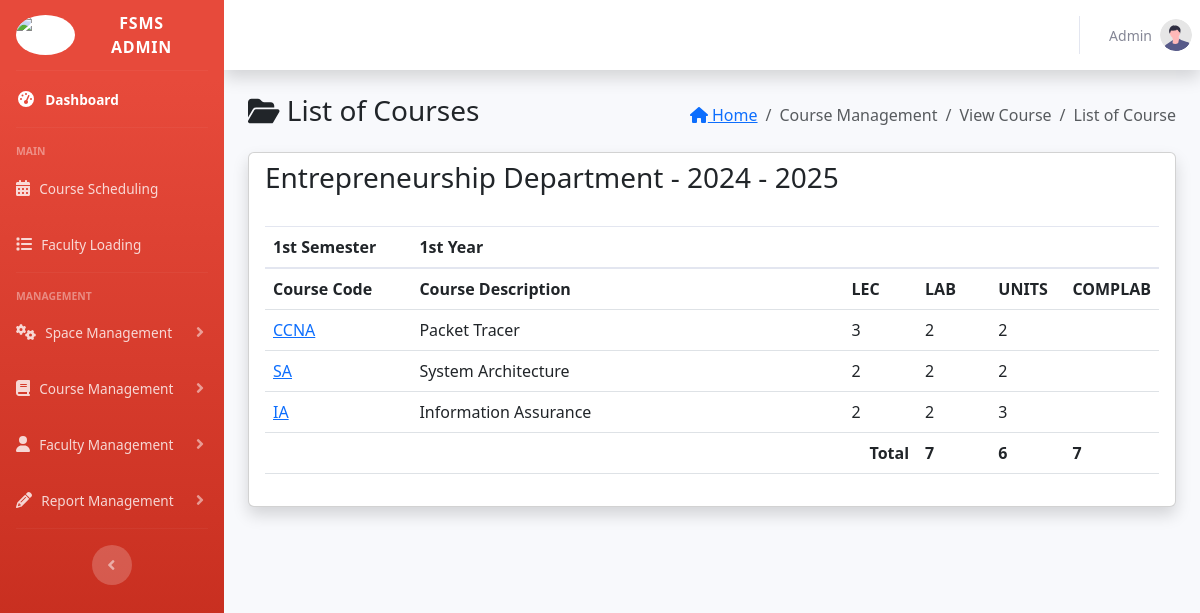
The app's page /admin/index.php?page=list_course&program_code=ENTREP Dept&year=2024 (signed in) with its own data.
### tables this page shows
CREATE TABLE `program` (
  `id` int(30) NOT NULL,
  `program_name` varchar(250) NOT NULL,
  `program_code` varchar(100) NOT NULL,
  `created_at` timestamp NOT NULL DEFAULT current_timestamp(),
  `updated_at` timestamp NOT NULL DEFAULT current_timestamp() ON UPDATE current_timestamp()
);

CREATE TABLE `courses` (
  `id` int(30) NOT NULL,
  `course_code` varchar(100) NOT NULL,
  `course_name` varchar(255) NOT NULL,
  `program_id` int(30) NOT NULL,
  `year` varchar(100) NOT NULL,
  `level` varchar(255) NOT NULL,
  `period` varchar(255) NOT NULL,
  `hours` float NOT NULL,
  `units` float DEFAULT NULL,
  `lec` float DEFAULT NULL,
  `lab` float DEFAULT NULL,
  `is_comlab` float NOT NULL,
  `created_at` timestamp NOT NULL DEFAULT current_timestamp() ON UPDATE current_timestamp(),
  `updated_at` timestamp NOT NULL DEFAULT current_timestamp()
);

### admin/list_course.php (the view, shortened to what this page needs)
<?php
include 'db_connect.php';
if (isset($_GET['program_code']) && isset($_GET['year'])) {
    $program_code = $_GET['program_code'];
    $year = $_GET['year'];
    $program_query = "SELECT id, program_name FROM program WHERE program_code = ?";
    $program_stmt = $conn->prepare($program_query);
    $program_stmt->bind_param("s", $program_code);
    $program_stmt->execute();
    $program_result = $program_stmt->get_result();
    $program = $program_result->fetch_assoc();
    $program_id = $program['id'];
    $level_query = "SELECT DISTINCT level, period FROM courses WHERE program_id = ? AND year = ? ORDER BY level ASC, period ASC";
    $level_stmt = $conn->prepare($level_query);
    $level_stmt->bind_param("is", $program_id, $year);
    $level_stmt->execute();
    $level_result = $level_stmt->get_result();
}
?>
<div class="container-fluid">
    <div class="row">
        <section class="content-header col-md-12 d-flex align-items-center justify-content-between mb-3">
            <h3><i class="fa  fa-folder-open"></i> List of Courses</h3>
            <ol class="breadcrumb bg-transparent p-0 m-0">
                <li class="breadcrumb-item"><a href="index.php?page=home"><i class="fa fa-home"></i> Home</a></li>
                <li class="breadcrumb-item active"> Course Management</li>
                <li class="breadcrumb-item active"> View Course</li>
                <li class="breadcrumb-item active">List of Course</li>
            </ol>
        </section>
        <section class="content">
            <?php while ($level = $level_result->fetch_assoc()) : ?>
                <?php
                $totalLec = 0;
                $totalLab = 0;
                $totalUnits = 0;
                ?>
                <div class="row">
                    <div class="col-sm-12">
                        <div class="card card-default shadow mb-4">
                            <div class="card-header bg-transparent">
                                <h3 class="card-title"><?php echo $program['program_name'] . ' - ' . $year . ' - ' . ($year + 1); ?></h3>
                            </div>
                            <div class="card-body">
                                <div class='table-responsive'>
                                    <table class="table table-condensed">
                                        <thead>
                                            <th><?php echo $level['period']; ?></th>
                                            <th><?php echo $level['level']; ?></th>
                                            <th></th>
                                            <th></th>
                                            <th></th>
                                            <th></th>
                                        </thead>
                                        <tbody>
                                            <tr>
                                                <th class='col-sm-2'>Course Code</th>
                                                <th class='col-sm-6'>Course Description</th>
                                                <th class='col-sm-1'>LEC</th>
                                                <th class='col-sm-1'>LAB</th>
                                                <th class='col-sm-1'>UNITS</th>
                                                <th class='col-sm-1 '>COMPLAB</th>
                                            </tr>
                                            <?php
                                            $courses_query = "SELECT * FROM courses WHERE program_id = (SELECT id FROM program WHERE program_code = ?) AND year = ? AND level = ? AND period = ?";
                                            $courses_stmt = $conn->prepare($courses_query);
                                            $courses_stmt->bind_param("ssss", $program_code, $year, $level['level'], $level['period']);
                                            $courses_stmt->execute();
                                            $courses_result = $courses_stmt->get_result();
                                            ?>
                                            <?php while ($courses = $courses_result->fetch_assoc()) : ?>
                                                <tr>
                                                    <td>
                                                        <a onclick="editmodal('<?php echo $courses['id']; ?>')" href="#" title="Click to Edit"><?php echo $courses['course_code']; ?></a>
                                                    </td>
                                                    <td><?php echo $courses['course_name']; ?></td>
                                                    <td>
                                                        <?php if ($courses['lec'] != 0) : ?>
                                                            <?php echo $courses['lec']; ?>
                                                        <?php endif; ?>
                                                        <?php $totalLec += $courses['lec']; ?>
                                                    </td>
                                                    <td>
                                                        <?php if ($courses['lab'] != 0) : ?>
                                                            <?php echo $courses['lab']; ?>
                                                        <?php endif; ?>
                                                        <?php $totalLab += $courses['lab']; ?>
                                                    </td>
                                                    <td>
                                                        <?php if ($courses['units'] != 0) : ?>
                                                            <?php echo $courses['units']; ?>
                                                        <?php endif; ?>
                                                        <?php $totalUnits += $courses['units']; ?>
                                                    </td>
                                                    <td class="text-center">
                                                    </td>
                                                </tr>
                                            <?php endwhile; ?>
                                            <tr>
                                                <td></td>
                                                <td></td>
                                                <th>
                                                    <div align='right'>Total</div>
                                                </th>
                                                <th><?php echo $totalLec; ?></th>
                                                <th><?php echo $totalLab; ?></th>
                                                <th><?php echo $totalUnits; ?></th>
                                            </tr>
                                        </tbody>
                                    </table>
                                </div>
                            </div>
                        </div>
                    </div>
                </div>
            <?php endwhile; ?>
        </section>
    </div>
</div>

### assets/fullcalendar/main.css (style rules this page uses)
:root { --fc-daygrid-event-dot-width: 8px; }
:root { --fc-list-event-dot-width: 10px; --fc-list-event-hover-bg-color: #f5f5f5; }

### admin/index.php (style rules this page uses)
body { background: #80808045; }

### admin/list_course.php (style rules this page uses)
.card-header { border-bottom: none; }

### records on screen
program: program_name "Entrepreneurship Department"
courses: course_code "CCNA", course_name "Packet Tracer", lec "3", lab "2", units "2"
courses: course_code "SA", course_name "System Architecture", lec "2", lab "2", units "2"
courses: course_code "IA", course_name "Information Assurance", lec "2", lab "2", units "3"

### other values on screen
$_SESSION['login_fname'] "Admin"
$level['period'] "1st Semester"
$level['level'] "1st Year"
$totalLec "7"
$totalLab "6"
$totalUnits "7"
